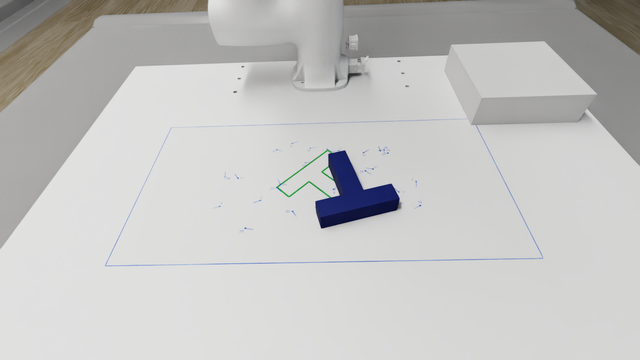
#> input picture sim/isaacsim/assets/overhead_sample.png, 640 x 360 px
$ python -i pose_vision.py   (imports and definitions only)
#> lines starting #> are read from the running program, lines starting #| are printed output that depends on the picture; after the words box and inside, x2 and y2 are one past the last pixel; in counts of white or black regions, pixels touching at a corner belong together
#> further down, picture is the input picture: shape (360, 640, 3); mean B, G, R 194.3, 195, 195.1
### movensys_imitation/tasks/pusht/scoring.py
"""PushT scoring (plan P2.3): coverage and IoU of the T against the goal, two backends.

* **Geometric**: shapely on block poses ``(x, y, yaw)`` in the sheet frame (:mod:`geometry`).
  Sim ground truth from ``/pusht/t_block/pose``; unavailable on the real robot.
* **Pixel**: the T mask from the overhead crop (HSV colour threshold, morphological opening, the
  largest connected component, an area check) against a goal mask captured once by
  ``setup_camera`` with the T placed on the goal (plan Section 5, Chi et al. 2023). Works the same
  in sim and on the real camera; needs no calibration beyond that one frame.

Coverage is ``area(T ∩ goal) / area(goal)`` as in gym-pusht, success at
:data:`SUCCESS_THRESHOLD`; IoU is ``area(T ∩ goal) / area(T ∪ goal)`` (the paper's metric). The
pixel coverage is a lower bound while the arm occludes the T: occlusion only removes T pixels.
:attr:`Score.valid` is false when the mask area is outside :attr:`MaskConfig.area_tolerance` of
the reference area, so a reading taken during a push is flagged, never silently wrong.

Pixel conventions: images are RGB uint8 (H, W, 3); masks are bool (H, W) of the crop; HSV is
OpenCV's (H 0..179, S 0..255, V 0..255); image +x is sheet +x and image *up* is sheet +y
(``scene_9a.json``). This module has no ROS dependency; the node and the setup script wrap it.
"""

from __future__ import annotations

import datetime
import math
from dataclasses import asdict, dataclass, field
from pathlib import Path

import cv2
import numpy as np
import yaml
from shapely.geometry import Polygon

from movensys_imitation.tasks.pusht import geometry as g

SUCCESS_THRESHOLD = 0.90
"""Coverage at or above this is a success: the project definition, raised from 0.85 to 0.90 on
2026-11-22 (0.85 since 2026-11-05 for the ``pusht_cr3a_sim_v3`` collection, 0.80 since
2026-11-03: a partial push that lands most of the T counts). gym-pusht's own threshold is
0.95; the Phase 1 gym benchmark (``benchmark.py``) keeps that for comparability with the
published numbers. The
scorer's ``success`` field, the recorder's time-to-success and the manager's stop rule all read
this constant, so it is changed here and nowhere else."""

T_AREA_M2 = g.BAR[0] * g.BAR[1] + g.STEM[0] * g.STEM[1]
"""Footprint of the T in square metres (7 square units)."""

CALIBRATION_YAML = "calibration.yaml"
GOAL_MASK_PNG = "goal_mask.png"
REFERENCE_PNG = "reference.png"
OVERLAY_PNG = "goal_overlay.png"


@dataclass
class Score:
    """One scoring result. ``area_ratio`` and ``note`` are filled by the pixel backend only."""

    coverage: float
    iou: float
    valid: bool = True
    area_ratio: float = math.nan
    note: str = ""

    @property
    def success(self) -> bool:
        return self.valid and self.coverage >= SUCCESS_THRESHOLD


# ------------------------------------------------------------------------- geometric backend


def block_shape(pose) -> Polygon:
    """The T footprint as a shapely polygon for block pose ``(x, y, yaw)``."""
    return Polygon(g.block_polygon(pose))


# [7 lines left out: function geometric_score, not called in this run]


# ----------------------------------------------------------------------------- pixel backend


@dataclass
class HsvRange:
    """Inclusive HSV box (OpenCV scale). ``hue`` may wrap (lo > hi) for red; blue does not."""

    hue: tuple[int, int] = (95, 135)
    sat_min: int = 60
    val: tuple[int, int] = (20, 230)

    # [5 lines left out: function mask, not called in this run]

    def to_dict(self) -> dict:
        return {"hue": list(self.hue), "sat_min": int(self.sat_min), "val": list(self.val)}

    # [5 lines left out: function from_dict, not called in this run]


@dataclass
class MaskConfig:
    """Segmentation parameters (``scorer.yaml``); the threshold itself lives in the calibration."""

    threshold: HsvRange = field(default_factory=HsvRange)
    open_px: int = 5
    """Diameter of the elliptical opening kernel: removes the 1 mm start marks and speckle."""
    area_tolerance: float = 0.15
    """Mask area within this fraction of the reference area counts as an unoccluded T."""


@dataclass
class MaskResult:
    mask: np.ndarray
    """bool (H, W): the chosen connected component, or all false."""
    raw_area: int
    """Pixels passing the colour threshold before opening."""
    n_components: int
    area: int
    centroid: tuple[float, float]
    """(u, v) of the chosen component in crop pixels; NaN when empty."""


def to_hsv(rgb: np.ndarray) -> np.ndarray:
    return cv2.cvtColor(np.ascontiguousarray(rgb), cv2.COLOR_RGB2HSV)
#> returned value: shape (360, 640, 3); mean H, S, V 75.9, 6.8, 196.5


# [105 lines left out: functions segment_t, mask_score, refine_threshold, fit_crop, polygon_px, draw_block, not called in this run]


@dataclass
class Calibration:
    """Everything ``setup_camera`` stores for one camera pose (plan P2.3 and P4.3).

    The crop is ``(x0, y0, w, h)`` in the full frame; the goal mask is crop-sized. ``px_per_m``
    is the top-face scale from :func:`fit_crop`; ``centre_uv`` is the goal-mask centroid in crop
    pixels, which is where the sheet centre maps. ``meta`` carries provenance (mode, topic, date,
    camera_info if any) and is not used for scoring.
    """

    image_size: tuple[int, int]
    crop: tuple[int, int, int, int]
    px_per_m: float
    t_area_px: int
    goal_mask: np.ndarray
    threshold: HsvRange
    t_hsv_median: tuple[int, int, int]
    centre_uv: tuple[float, float]
    meta: dict = field(default_factory=dict)

    def apply_crop(self, frame: np.ndarray) -> np.ndarray:
        x0, y0, w, h = self.crop
        return frame[y0 : y0 + h, x0 : x0 + w]

    # [52 lines left out: functions check_frame, save, load, not called in this run]


@dataclass
class ImageCrop:
    """The fixed crop of the overhead frame that becomes the policy image.

    What the recorder and the policy runner need from a calibration directory, and nothing else:
    ``source`` names the file the crop came from.
    """

    image_size: tuple[int, int]
    crop: tuple[int, int, int, int]
    source: str = ""

    apply_crop = Calibration.apply_crop
    check_frame = Calibration.check_frame


# [65 lines left out: functions load_image_crop, calibrate_from_frame, not called in this run]


# --------------------------------------------------------------------------------- scorer


class PixelScorer:
    """Scores full frames with a :class:`Calibration`; keeps the last mask for publishing."""

    # [41 lines left out: functions __init__, score, decode_image, score_as_dict, not called in this run]

### movensys_imitation/tasks/pusht/geometry.py
"""PushT task geometry shared by the Isaac scene, the scorer and the sheet artwork.

Everything is in metres and radians, in the *sheet frame*: origin at the centre of the target
sheet, x and y along the sheet edges, z up. In Isaac Sim the sheet frame is the prim
``/World/pusht`` and is aligned with the robot planning frame ``world_manipulator`` (the robot
base sits on the +y side of the sheet). On the real table the sheet frame is the printed sheet
itself; it is used for the start marks and the three-mark workspace alignment, never for scoring,
which happens in overhead-camera pixel space (plan v2.1, no markers).

The T block has the gym-pusht proportions at :data:`UNIT` metres per unit: a 4 x 1 bar and a
1 x 3 stem. A block pose ``(x, y, yaw)`` is the pose of the *bar-stem junction* (centre of the
bar's inner edge); at ``yaw = 0`` the bar is along +x on the +y side of the junction and the
stem extends toward -y.
"""

from __future__ import annotations

import math

import numpy as np

UNIT = 0.030
"""Metres per gym-pusht unit (plan Section 5, v2.4).

40 mm from v2.0 to v2.3; 30 mm since 2026-10-24 so the T keeps a workable ratio to the push area,
which the CR3A's reach caps at about 0.36 m (see :data:`SHEET_SIZE`). A 30 mm stem is still about
27 px wide in the 1280 x 720 overhead image from 0.7 m.
"""

BAR = (4 * UNIT, 1 * UNIT)  # (length along x, width along y)
STEM = (1 * UNIT, 3 * UNIT)
BLOCK_HEIGHT = 0.030
BLOCK_MASS = 0.150  # printed at 30 mm per unit: 150 to 250 g depending on infill

SHEET_SIZE = (0.60, 0.30)
"""Target sheet (width along x, depth along y) in metres; the push area (plan Section 5, v2.5).

The CR3A's reach at push height with the tool vertical is a ring around its base: free of a Servo
singularity slow-down 0.28 to 0.48 m from the base axis, reachable at all 0.18 to 0.57 m. The
0.45 m square of v2.0 fit nowhere; v2.3 and v2.4 (2026-10-24) used 0.30 and 0.36 m squares; v2.5
trades depth for width so the area runs along the ring instead of across it. The near edge and
the far corners lie in the slow-down zone (condition number 17 to 30) but stay reachable.
"""
INNER_SIZE = (0.36, 0.18)
"""Rectangle (width, depth) in which start positions are sampled, 0.6 x the sheet."""

GOAL_YAW = math.pi / 4
"""Goal orientation, as in gym-pusht (goal pose (256, 256, pi/4))."""

NEAR_GOAL_RADIUS = 0.040
"""Metres from the goal within which :func:`sample_near_goal_pose` puts the T's centroid."""
NEAR_GOAL_YAW_ERROR = (math.radians(60.0), math.radians(180.0))
"""Size of the yaw error to the goal (min, max) that :func:`sample_near_goal_pose` draws."""

N_START_MARKS = 30
"""Start marks printed on the real sheet: seeds 0 to 29 of :func:`sample_start_pose`."""


def block_polygon_local() -> np.ndarray:
    """T outline (counter-clockwise, 8 vertices) in the block frame, metres."""
    bx, by = BAR[0] / 2, BAR[1]
    sx, sy = STEM[0] / 2, STEM[1]
    return np.array(
        [
            (-bx, 0.0),
            (-sx, 0.0),
            (-sx, -sy),
            (sx, -sy),
            (sx, 0.0),
            (bx, 0.0),
            (bx, by),
            (-bx, by),
        ]
    )


def block_centroid_local() -> np.ndarray:
    """Area centroid of the T in the block frame (it is not at the junction)."""
    a_bar, a_stem = BAR[0] * BAR[1], STEM[0] * STEM[1]
    c_bar, c_stem = BAR[1] / 2, -STEM[1] / 2
    return np.array([0.0, (a_bar * c_bar + a_stem * c_stem) / (a_bar + a_stem)])


def transform_points(points: np.ndarray, pose) -> np.ndarray:
    """Map local ``points`` (N, 2) through a planar pose ``(x, y, yaw)``."""
    x, y, yaw = pose
    c, s = math.cos(yaw), math.sin(yaw)
    rot = np.array([[c, -s], [s, c]])
    return points @ rot.T + np.array([x, y])


def block_polygon(pose) -> np.ndarray:
    """T outline in the sheet frame for block pose ``(x, y, yaw)``."""
    return transform_points(block_polygon_local(), pose)


def goal_pose() -> tuple[float, float, float]:
    """Goal block pose: T centroid at the sheet centre, yaw :data:`GOAL_YAW`."""
    c = transform_points(block_centroid_local()[None, :], (0.0, 0.0, GOAL_YAW))[0]
    return (float(-c[0]), float(-c[1]), GOAL_YAW)


# [36 lines left out: functions sample_start_pose, sample_near_goal_pose, not called in this run]


def start_marks() -> list[tuple[float, float, float]]:
    """The :data:`N_START_MARKS` poses printed on the real sheet (seeds 0 to 29)."""
    return [sample_start_pose(i) for i in range(N_START_MARKS)]


def yaw_to_quat_wxyz(yaw: float) -> tuple[float, float, float, float]:
    """Quaternion (w, x, y, z) for a rotation of ``yaw`` about z."""
    return (math.cos(yaw / 2), 0.0, 0.0, math.sin(yaw / 2))


def quat_wxyz_to_yaw(w: float, x: float, y: float, z: float) -> float:
    """Yaw about z of a quaternion (w, x, y, z); exact for planar rotations."""
    return math.atan2(2.0 * (w * z + x * y), 1.0 - 2.0 * (y * y + z * z))

### movensys_imitation/tasks/pusht/pose_vision.py
"""T pose from the overhead camera (real robot): camera model, goal-T calibration, pose fit.

The pixel scorer (:mod:`scoring`) compares colour masks in image space. With the oblique camera
that overstates coverage near the goal: the scale changes across the sheet and the side faces of
the block, the same colour as its top, are counted as T (``doc/4_sim.md``, 2026-11-05). This
module instead estimates the block pose ``(x, y, yaw)`` in the sheet frame, so coverage comes
from the geometric backend exactly as in sim, and the pose feeds ``/pusht/t_block/pose``.

Three pieces, no ROS dependency:

* :class:`CameraModel`: pinhole intrinsics plus the sheet-to-camera pose (OpenCV ``rvec``,
  ``tvec``), stored as ``camera.yaml`` next to the pixel calibration.
* :func:`calibrate_from_goal`: the printed goal T (dark on a light sheet) has 8 corners at known
  sheet coordinates (:func:`geometry.goal_pose`); they give the camera pose with ``solvePnP``.
  :func:`estimate_focal` recovers a focal length from the same corners when no ``camera_info``
  is available (a diagnostic; prefer the RealSense factory intrinsics).
* :class:`PoseEstimator`: segments the block (colour), masks the pusher (another colour) as
  unknown, then fits the pose by rendering the full prism (top face, bottom face and the eight
  sides) and minimising the mismatch with the mask over the known pixels. Occlusion only removes
  evidence, never adds wrong evidence, and :attr:`PoseResult.visible` says how much was seen.

Conventions follow :mod:`geometry` (sheet frame, z up, block pose at the bar-stem junction) and
:mod:`scoring` (RGB uint8 images, OpenCV HSV).
"""

from __future__ import annotations

import math
from dataclasses import asdict, dataclass, field
from pathlib import Path

import cv2
import numpy as np
import yaml
from scipy.optimize import minimize

from movensys_imitation.tasks.pusht import geometry as g
from movensys_imitation.tasks.pusht.scoring import HsvRange, to_hsv

CAMERA_YAML = "camera.yaml"
CAMERA_OVERLAY_PNG = "camera_overlay.png"

_SUB = 4  # fillPoly fractional bits: 1/16 px vertex precision
_SCALE = float(1 << _SUB)


# ------------------------------------------------------------------------------ camera model


# [65 lines that did not run here, left out]


def intrinsics_matrix(fx: float, fy: float, cx: float, cy: float) -> np.ndarray:
    return np.array([[fx, 0.0, cx], [0.0, fy, cy], [0.0, 0.0, 1.0]])


# [21 lines that did not run here, left out]


# ------------------------------------------------------------------------- block rendering


def prism_points(pose, height: float = g.BLOCK_HEIGHT) -> np.ndarray:
    """The 16 block vertices in the sheet frame: bottom face (0..7), then top face (8..15)."""
    poly = g.block_polygon(pose)
    z0, z1 = np.zeros((8, 1)), np.full((8, 1), height)
    return np.vstack([np.hstack([poly, z0]), np.hstack([poly, z1])])


# [7 lines that did not run here, left out]


# [13 lines that did not run here, left out]


# [10 lines that did not run here, left out]


# [22 lines that did not run here, left out]


# [17 lines that did not run here, left out]


# [26 lines that did not run here, left out]


# ------------------------------------------------------------------- goal-T calibration


@dataclass
class DarkT:
    corners: np.ndarray  # (8, 2) sub-pixel corners, ordered as geometry.block_polygon_local()
    contour: np.ndarray  # (N, 2) the component's outer contour
    mask: np.ndarray  # bool (H, W)
    homography_px: float  # rms corner error of the best homography fit (shape check)


def dark_mask(rgb: np.ndarray, contrast: int = 60, sat_max: int = 80, val_max: int = 110,
              background_px: int = 101) -> np.ndarray:
    """Pixels much darker than their surroundings and nearly grey (the printed goal T).

    Local contrast instead of a fixed level: the sheet is brighter near the camera than far away
    (V 207 against 180 on the 2026-11-19 frame)."""
    hsv = to_hsv(rgb)
    v = hsv[..., 2]
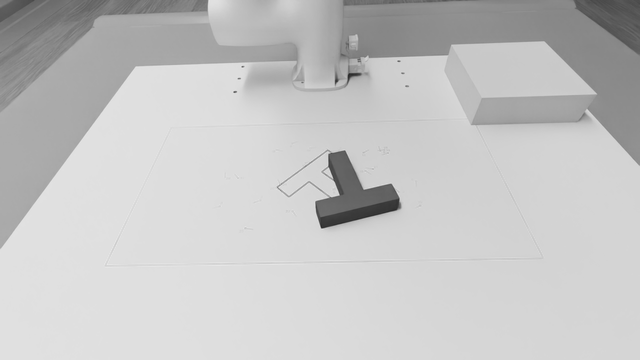
#> v: shape (360, 640); min 39, max 234, mean 196.5
    bg = cv2.medianBlur(v, background_px | 1)
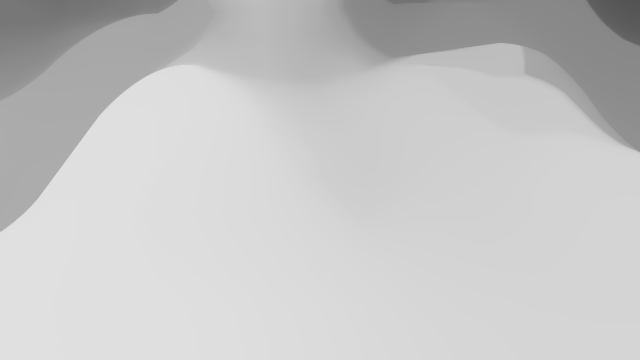
#> bg: shape (360, 640); min 83, max 224, mean 198.9
    m = ((bg.astype(np.int16) - v) > contrast) & (hsv[..., 1] < sat_max) & (v < val_max)
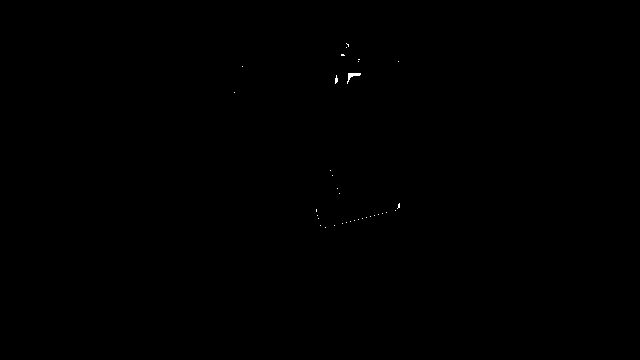
#> m: shape (360, 640) bool; 0.06% white in thin lines or dots, all inside (x1, y1, x2, y2) = (234, 43, 400, 228)
    return cv2.morphologyEx(m.astype(np.uint8), cv2.MORPH_OPEN, np.ones((3, 3), np.uint8)) > 0
#> returned value: shape (360, 640) bool; 0.02% white; 2 white regions (1 under 20 px), largest, box (x1, y1, x2, y2) and area: (348, 73, 360, 78) 44


# [24 lines left out: functions _line_intersection, _refine_corners, not called in this run]


def _signed_area(p: np.ndarray) -> float:
    x, y = p[:, 0], p[:, 1]
    return 0.5 * float(np.sum(x * np.roll(y, -1) - np.roll(x, -1) * y))


# [25 lines left out: function match_t_corners, not called in this run]


def find_goal_t(rgb: np.ndarray, goal=None, min_area: int = 400, **dark_kw) -> DarkT:
    """Find the printed goal T: the largest dark, T-shaped (8 corners) component."""
    goal = g.goal_pose() if goal is None else goal
    model = g.block_polygon(goal)
    m = dark_mask(rgb, **dark_kw)
    n, lab, stats, _ = cv2.connectedComponentsWithStats(m.astype(np.uint8), connectivity=8)
#> lab: shape (360, 640) int32; 3 distinct labels, from 0 to 2
#> n = 3; stats = [[0, 0, 640, 360, 230344], [348, 73, 12, 5, 44], [335, 78, 3, 4, 12]]
    order = np.argsort(-stats[1:, cv2.CC_STAT_AREA]) + 1
#> order = [1, 2]
    reasons = []
    for i in order:
        if stats[i, cv2.CC_STAT_AREA] < min_area:
            break
        comp = lab == i
        cs, _ = cv2.findContours(comp.astype(np.uint8), cv2.RETR_EXTERNAL, cv2.CHAIN_APPROX_NONE)
        c = max(cs, key=cv2.contourArea).reshape(-1, 2)
        hull = cv2.convexHull(c)
        solidity = cv2.contourArea(c) / max(cv2.contourArea(hull), 1.0)
        approx = None
        for eps in (0.01, 0.015, 0.02, 0.03, 0.04):
            a = cv2.approxPolyDP(c.reshape(-1, 1, 2), eps * cv2.arcLength(c, True), True)
            if len(a) == 8:
                approx = a.reshape(-1, 2)
                break
        if approx is None or not 0.45 < solidity < 0.8:
            reasons.append(f"component {stats[i, cv2.CC_STAT_AREA]} px: not T-shaped "
                           f"(solidity {solidity:.2f})")
            continue
        idx = np.array([int(np.argmin(np.sum((c - p) ** 2, axis=1))) for p in approx])
        o = np.argsort(idx)
        corners = _refine_corners(c, idx[o])
        corners, err = match_t_corners(corners, model)
        return DarkT(corners, c, comp, err)
#> this loop made 1 pass
#> after the loop, reasons = []
#> (the run stopped early here; a loop or call above may not have finished)
